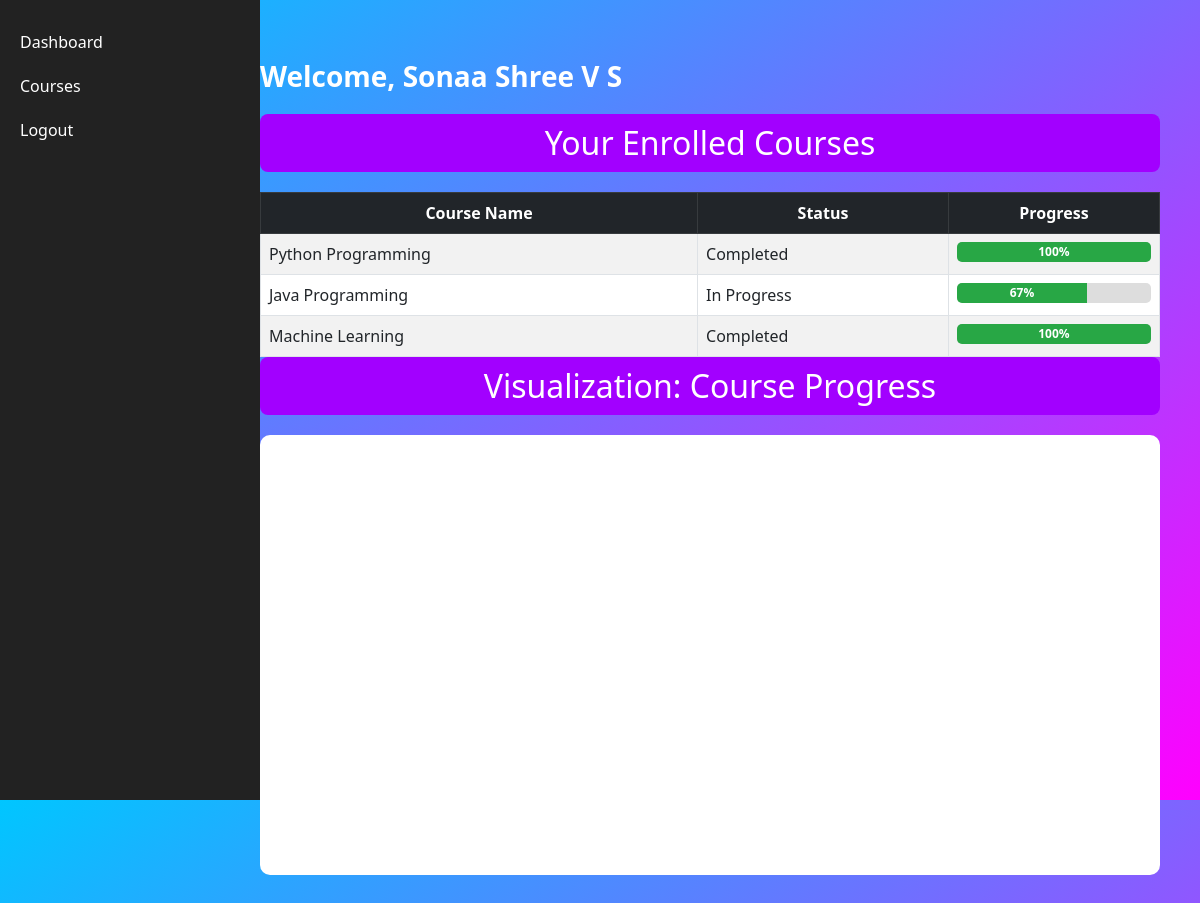
/user_dashboard (signed in), run on the app's committed database.
### tables this page shows
CREATE TABLE enrollment (
                  id INTEGER PRIMARY KEY AUTOINCREMENT,
                  user_id INTEGER NOT NULL,
                  course_id INTEGER NOT NULL,
                  status TEXT NOT NULL,
                  progress INTEGER DEFAULT 0 NOT NULL,
                  enrollment_date TEXT NOT NULL);

CREATE TABLE courses (
                  id INTEGER PRIMARY KEY AUTOINCREMENT,
                  title TEXT NOT NULL,
                  description TEXT,
                  duration INTEGER NOT NULL,
                  instructor_id INTEGER NOT NULL,
                  start_date TEXT NOT NULL,
                  end_date TEXT NOT NULL, image_path TEXT, video_path TEXT);

### app.py (the view)
@app.route('/user_dashboard')
def user_dashboard():
    if 'user' in session and session.get('role') == 'user':
        user_id = session.get('user_id')
        courses = get_user_data(user_id)
        if not courses:
            return render_template("user_dashboard.html", name=session['user'], courses=[], graphJSON=None)
        course_names = [course[1] for course in courses]
        progress = [course[3] for course in courses]  # Progress percentage
        statuses = [course[2] for course in courses]
        completed_count = sum(1 for s in statuses if s == 'Completed')
        in_progress_count = sum(1 for s in statuses if s != 'Completed')
        pie_chart = go.Figure(data=[go.Pie(labels=["Completed", "In Progress"], values=[completed_count, in_progress_count], hole=0.3)])
        pie_chart.update_layout(title_text="Course Completion Breakdown", title_x=0.5)
        graphJSON = pio.to_json(pie_chart)
        return render_template("user_dashboard.html", name=session['user'], courses=courses, graphJSON=graphJSON)
    return redirect(url_for('login'))

### app.py (called while the page is built)
@app.before_request
def session_management():
    if 'user' in session:
        if 'last_activity' in session:
            elapsed_time = time.time() - session['last_activity']
            if elapsed_time > SESSION_TIMEOUT:
                session.clear()
                flash("Your session has expired due to inactivity. Please log in again.", "error")
                return redirect(url_for('login'))
        session['last_activity'] = time.time()

def get_user_data(user_id):
    conn = sqlite3.connect("upskill_vision.db")
    cursor = conn.cursor()
    cursor.execute("SELECT c.id, c.title, e.status, e.progress FROM enrollment e JOIN courses c ON e.course_id = c.id WHERE e.user_id = ?", (user_id,))
    courses = cursor.fetchall()
    conn.close()
    return courses

### templates/user_dashboard.html (shortened to what this page needs)
<!DOCTYPE html>
<html lang="en">
<head>
    <link href="https://cdn.jsdelivr.net/npm/bootstrap@5.3.0/dist/css/bootstrap.min.css" rel="stylesheet">
    <link rel="stylesheet" href="{{ url_for('static', filename='css/adminstyles.css') }}">
</head>
<body>
     <div class="sidebar">
        <a href="{{ url_for('user_dashboard') }}">Dashboard</a>
        <a href="{{ url_for('user_courses') }}">Courses</a>
        <a href="{{ url_for('logout')  }}">Logout</a>
    </div>
    <div class="content">
        <div class="container">
            <h1>Welcome, {{ name }}</h1>
            <h2>Your Enrolled Courses</h2>
            <table class="table table-striped table-bordered">
                <thead class="table-dark">
                    <tr>
                        <th>Course Name</th>
                        <th>Status</th>
                        <th>Progress</th>
                    </tr>
                </thead>
                <tbody>
                    {% for course in courses %}
                    <tr>
                        <td>{{ course[1] }}</td>
                        <td>{{ course[2] }}</td>
                        <td>
                            <div class="progress">
                                <div class="progress-bar" role="progressbar" style="width: {{ course[3] }}%;" aria-valuenow="{{ course[3] }}" aria-valuemin="0" aria-valuemax="100">
                                    {{ course[3] }}%
                                </div>
                            </div>
                        </td>
                    </tr>
                    {% endfor %}
                </tbody>
            </table>
            <h2>Visualization: Course Progress</h2>
            <div class="chart-container">
                <div id="chart"></div>
            </div>
        </div>
    </div>
</body>
</html>

### static/css/adminstyles.css (style rules this page uses)
* { margin: 0; padding: 0; box-sizing: border-box; font-family: 'Segoe UI', 'Roboto', sans-serif; }
body { background-color: #6a3de8; background: linear-gradient(to bottom right, #00c6ff, #ff00ff); height: 100vh; }
.content { margin-left: 250px; padding: 20px; }
.sidebar { width: 240px; height: 100vh; position: fixed; left: 0; top: 0; background: #343a40; color: white; padding-top: 20px; }
.sidebar a { display: block; color: white; padding: 10px 20px; text-decoration: none; }
.table { margin-bottom: 0; }
.table thead { text-align: center; }

### templates/user_dashboard.html (style rules this page uses)
body { background: linear-gradient(to bottom right, #00c6ff, #ff00ff); color: white; }
.container { margin-top: 20px; padding: 20px; }
.sidebar { position: fixed; left: 0; top: 0; width: 260px; height: 100vh; background-color: #222; padding-top: 20px; }
.sidebar a { display: block; color: white; padding: 10px; text-decoration: none; margin-left: 10px; }
.content { margin-left: 220px; }
h1 { font-size: 28px; font-weight: bold; margin-bottom: 20px; }
h2 { background: #a200ff; padding: 10px; color: white; border-radius: 8px; text-align: center; margin-bottom: 20px; }
table { background: white; color: black; border-radius: 10px; width: 100%; }
.progress { height: 20px; border-radius: 5px; background: #ddd; }
.progress-bar { background-color: #28a745 !important; text-align: center; font-weight: bold; }
.chart-container { background: white; border-radius: 10px; padding: 20px; width: 100%; margin-top: 20px; display: flex; justify-content: center; }
#chart { width: 100%; height: 400px; }

### data on the page
enrollment: title "Python Programming", status "Completed", progress "100"
enrollment: title "Java Programming", status "In Progress", progress "67"
enrollment: title "Machine Learning", status "Completed", progress "100"

### other printed values
{{ name }} "Sonaa Shree V S"
